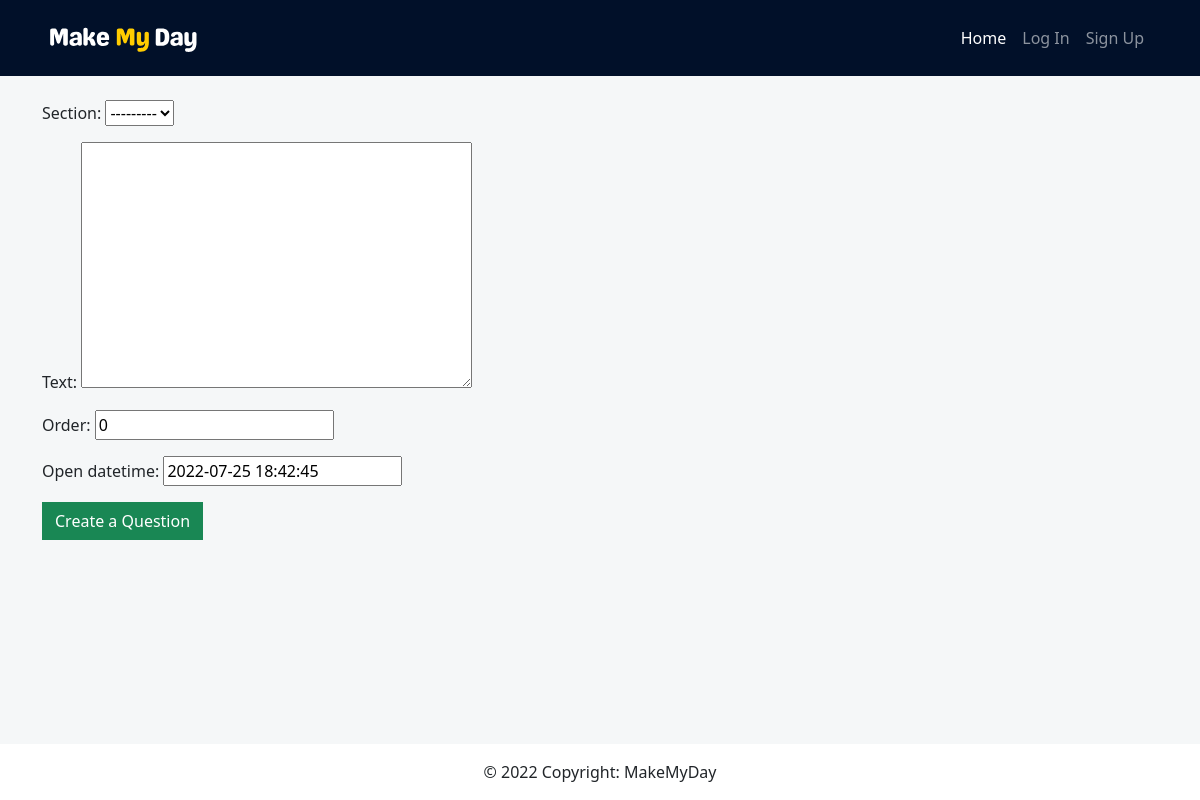
The page /course/1/sections/create-question on the database as committed earlier.
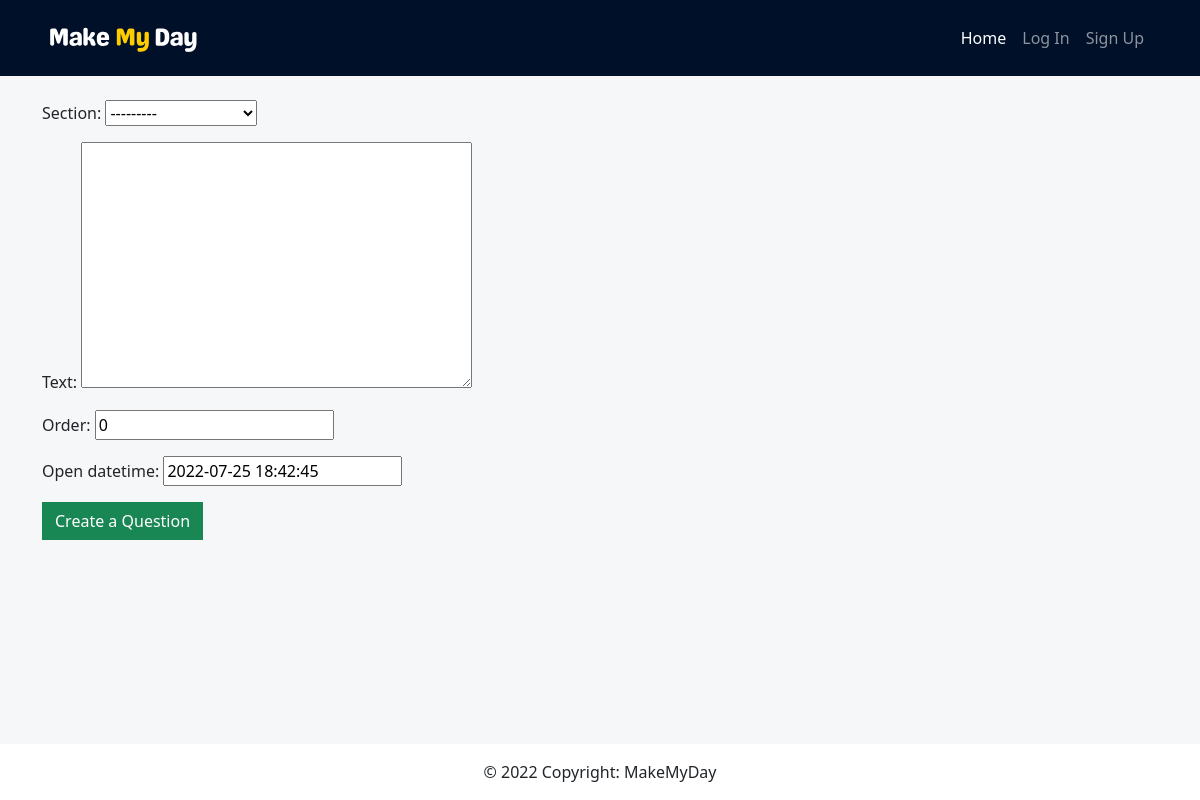
The same page on the database as committed later.
### questions/models.py (models this page shows, shortened)
class Section(models.Model):
    course = models.ForeignKey(Course, on_delete=models.CASCADE, default=None)
    section_id = models.BigAutoField(primary_key=True, db_column="section_id")
    topic = models.CharField(max_length=255, default="Topic")
    start_date = models.DateTimeField(null=True)
    end_date = models.DateTimeField(null=True)
    DAILY = "DAILY"
    BIDIURNAL = "BIDIURNAL" # this means once every two days
    WEEKLY = "WEEKLY"
    FREQUENCY_CHOICES = (
        (DAILY, "Daily"),
        (BIDIURNAL, "Every other day"),
        (WEEKLY, "Weekly"),
    )
    frequency = models.CharField(choices = FREQUENCY_CHOICES, default=DAILY, max_length=120) # not yet implemented
    def __str__(self):
        return str(self.topic)

### questions/views.py (the view)
# urls.py: path("create-question", create_question, name='create-question'),
def create_question(request, pk):
    print(request.method)
    form = QuestionForm()
    if request.method == "POST":
        form = QuestionForm(request.POST)
        if form.is_valid():
            form.save()
            messages.success(request, 'Question created successfully')
            pk = pk
            return redirect(f"/course/{pk}/")
        else:
            messages.error(request, 'Error creating Question')
    else:
        form = QuestionForm()
    return render(request, "question/create_question.html", {'form': form, 'pk':pk})

### questions/form.py
class QuestionForm(forms.ModelForm):
    class Meta:
        model = Question
        fields = ['section', 'text', 'order', 'open_datetime']
        widgets = {
            'open_datetime': DateTimePickerInput(),
        }

### questions/templates/question/create_question.html (shortened to what this page needs)
{% extends 'main/base.html' %}
{% block content %}
<div class="container">
  <div class="row justify-content-center">
    <div class="col-12">
      <div class="pt-4">
      <form method="POST" action="{% url 'course:questions:create-question' pk=pk %}" class="form-grp">
        {{ form.as_p }}
        <button type="submit" class= "btn btn-success">Create a Question</button>
      </form>
      </div>
    </div>
  </div>
</div>
{% endblock %}

### main/templates/main/base.html (shortened to what this page needs)
<!DOCTYPE html>
<html lang="en">
<head>
    {% load static %}
    <link href="https://cdn.jsdelivr.net/npm/bootstrap@5.2.0-beta1/dist/css/bootstrap.min.css" rel="stylesheet">
    <link href="//cdn.bootcss.com/bootstrap-datetimepicker/4.17.44/css/bootstrap-datetimepicker.min.css" rel="stylesheet">
    <link rel="stylesheet" href="../../static/css/style.css" />
</head>
<body class="d-flex flex-column vh-100">
<nav class="navbar navbar-dark navbar-expand-lg navbar-custom">
    {% if user.is_authenticated %}
        <div class="container-fluid px-5">
            <a class="navbar-brand" href="/"><img src="../../static/MakeMyDayLogo.svg" style="width: 50%"></a>
            <button class="navbar-toggler" type="button" data-bs-toggle="collapse" data-bs-target="#navbarSupportedContent" aria-controls="navbarSupportedContent" aria-expanded="false" aria-label="Toggle navigation"><span class="navbar-toggler-icon"></span></button>
            <div class="collapse navbar-collapse" id="navbarSupportedContent">
                <ul class="navbar-nav ms-auto mb-2 mb-lg-0">
                    <li class="nav-item"><a class="nav-link active" aria-current="page" href="/">Home</a></li>
                    <li class="nav-item"><a class="nav-link" href="/">{{ user.username }}</a></li>
                    <li class="nav-item"><a class="nav-link" href="/logout">Log Out</a></li>
                </ul>
            </div>
        </div>
    {% else %}
        <div class="container-fluid px-5">
            <a class="navbar-brand" href="/"><img src="../../static/MakeMyDayLogo.svg" style="width: 50%"></a>
            <div class="collapse navbar-collapse" id="navbarSupportedContent">
                <ul class="navbar-nav ms-auto mb-2 mb-lg-0">
                    <li class="nav-item"><a class="nav-link active" aria-current="page" href="/">Home</a></li>
                    <li class="nav-item"><a class="nav-link" href="/login">Log In</a></li>
                    <li class="nav-item"><a class="nav-link" href="/register">Sign Up</a></li>
                </ul>
            </div>
        </div>
    {% endif %}
    </nav>
<section id="content" , name="content" class="main-page flex-fill">
    {% block content %}
    {% endblock %}
</section>
<footer class="bg-light text-center text-lg-start">
    <div class="text-center p-3" style="background-color: white;">
        © 2022 Copyright: MakeMyDay
    </div>
</footer>
</html>

### main/static/css/style.css (style rules this page uses)
.navbar-custom { background-color:black; }
.btn { border-radius: 0; }
.main-page { background-color: #f5f7f8; }

### main/templates/main/base.html (style rules this page uses)
.navbar-custom { background-color:#011029; }

Rows that differ between the two databases and show on the page:
added Section: section "---------"
Other text that changed with them:
form field section: "---------" → (not shown)
